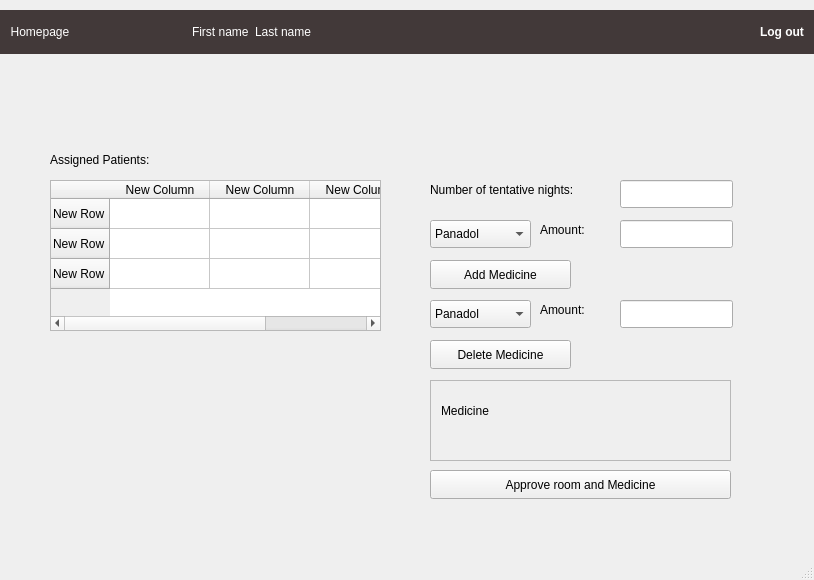
<?xml version="1.0" encoding="UTF-8"?>
<ui version="4.0">
 <class>Reception</class>
 <widget class="QMainWindow" name="Reception">
  <property name="geometry">
   <rect>
    <x>0</x>
    <y>0</y>
    <width>814</width>
    <height>580</height>
   </rect>
  </property>
  <property name="windowTitle">
   <string>MainWindow</string>
  </property>
  <widget class="QWidget" name="centralwidget">
   <widget class="QWidget" name="widget" native="true">
    <property name="geometry">
     <rect>
      <x>0</x>
      <y>10</y>
      <width>822</width>
      <height>44</height>
     </rect>
    </property>
    <property name="styleSheet">
     <string notr="true">QWidget {background-color:rgb(66, 57, 57); color:rgb(255, 255, 255);
}
</string>
    </property>
    <layout class="QGridLayout" name="gridLayout_3">
     <item row="0" column="0">
      <layout class="QGridLayout" name="gridLayout">
       <item row="0" column="3">
        <widget class="QLabel" name="label_3">
         <property name="font">
          <font>
           <bold>false</bold>
          </font>
         </property>
         <property name="text">
          <string>Last name</string>
         </property>
        </widget>
       </item>
       <item row="0" column="1">
        <spacer name="horizontalSpacer_2">
         <property name="orientation">
          <enum>Qt::Horizontal</enum>
         </property>
         <property name="sizeHint" stdset="0">
          <size>
           <width>40</width>
           <height>20</height>
          </size>
         </property>
        </spacer>
       </item>
       <item row="0" column="8">
        <widget class="QPushButton" name="pushButton_5">
         <property name="font">
          <font>
           <bold>true</bold>
          </font>
         </property>
         <property name="cursor">
          <cursorShape>PointingHandCursor</cursorShape>
         </property>
         <property name="styleSheet">
          <string notr="true">QPushButton {color: white; border-radius: 6px;min-width: 80px;}</string>
         </property>
         <property name="text">
          <string>Log out</string>
         </property>
         <property name="default">
          <bool>false</bool>
         </property>
         <property name="flat">
          <bool>true</bool>
         </property>
        </widget>
       </item>
       <item row="0" column="4">
        <spacer name="horizontalSpacer_4">
         <property name="orientation">
          <enum>Qt::Horizontal</enum>
         </property>
         <property name="sizeHint" stdset="0">
          <size>
           <width>40</width>
           <height>20</height>
          </size>
         </property>
        </spacer>
       </item>
       <item row="0" column="6">
        <spacer name="horizontalSpacer_3">
         <property name="orientation">
          <enum>Qt::Horizontal</enum>
         </property>
         <property name="sizeHint" stdset="0">
          <size>
           <width>40</width>
           <height>20</height>
          </size>
         </property>
        </spacer>
       </item>
       <item row="0" column="2">
        <widget class="QLabel" name="label_4">
         <property name="font">
          <font>
           <bold>false</bold>
          </font>
         </property>
         <property name="text">
          <string>First name</string>
         </property>
        </widget>
       </item>
       <item row="0" column="0">
        <widget class="QPushButton" name="pushButton_2">
         <property name="styleSheet">
          <string notr="true">QPushButton {color: white; border-radius: 6px;min-width: 80px;}</string>
         </property>
         <property name="text">
          <string>Homepage</string>
         </property>
         <property name="flat">
          <bool>true</bool>
         </property>
        </widget>
       </item>
       <item row="0" column="7">
        <spacer name="horizontalSpacer">
         <property name="orientation">
          <enum>Qt::Horizontal</enum>
         </property>
         <property name="sizeHint" stdset="0">
          <size>
           <width>40</width>
           <height>20</height>
          </size>
         </property>
        </spacer>
       </item>
       <item row="0" column="5">
        <spacer name="horizontalSpacer_5">
         <property name="orientation">
          <enum>Qt::Horizontal</enum>
         </property>
         <property name="sizeHint" stdset="0">
          <size>
           <width>40</width>
           <height>20</height>
          </size>
         </property>
        </spacer>
       </item>
      </layout>
     </item>
    </layout>
   </widget>
   <widget class="QTableWidget" name="tableWidget">
    <property name="geometry">
     <rect>
      <x>50</x>
      <y>180</y>
      <width>331</width>
      <height>151</height>
     </rect>
    </property>
    <row>
     <property name="text">
      <string>New Row</string>
     </property>
    </row>
    <row>
     <property name="text">
      <string>New Row</string>
     </property>
    </row>
    <row>
     <property name="text">
      <string>New Row</string>
     </property>
    </row>
    <column>
     <property name="text">
      <string>New Column</string>
     </property>
    </column>
    <column>
     <property name="text">
      <string>New Column</string>
     </property>
    </column>
    <column>
     <property name="text">
      <string>New Column</string>
     </property>
    </column>
   </widget>
   <widget class="QPushButton" name="pushButton">
    <property name="geometry">
     <rect>
      <x>430</x>
      <y>470</y>
      <width>301</width>
      <height>29</height>
     </rect>
    </property>
    <property name="text">
     <string>Approve room and Medicine</string>
    </property>
   </widget>
   <widget class="QLabel" name="label">
    <property name="geometry">
     <rect>
      <x>430</x>
      <y>180</y>
      <width>201</width>
      <height>20</height>
     </rect>
    </property>
    <property name="text">
     <string>Number of tentative nights:</string>
    </property>
   </widget>
   <widget class="QLineEdit" name="lineEdit">
    <property name="geometry">
     <rect>
      <x>620</x>
      <y>180</y>
      <width>113</width>
      <height>28</height>
     </rect>
    </property>
   </widget>
   <widget class="QComboBox" name="comboBox">
    <property name="geometry">
     <rect>
      <x>430</x>
      <y>300</y>
      <width>101</width>
      <height>28</height>
     </rect>
    </property>
    <item>
     <property name="text">
      <string>Panadol</string>
     </property>
    </item>
    <item>
     <property name="text">
      <string>Adol</string>
     </property>
    </item>
    <item>
     <property name="text">
      <string>Brufen</string>
     </property>
    </item>
    <item>
     <property name="text">
      <string>Streplis</string>
     </property>
    </item>
    <item>
     <property name="text">
      <string>Zetrec</string>
     </property>
    </item>
   </widget>
   <widget class="QLineEdit" name="lineEdit_2">
    <property name="geometry">
     <rect>
      <x>620</x>
      <y>300</y>
      <width>113</width>
      <height>28</height>
     </rect>
    </property>
   </widget>
   <widget class="QLabel" name="label_2">
    <property name="geometry">
     <rect>
      <x>540</x>
      <y>300</y>
      <width>71</width>
      <height>20</height>
     </rect>
    </property>
    <property name="text">
     <string>Amount:</string>
    </property>
   </widget>
   <widget class="QScrollArea" name="scrollArea">
    <property name="geometry">
     <rect>
      <x>430</x>
      <y>380</y>
      <width>301</width>
      <height>81</height>
     </rect>
    </property>
    <property name="widgetResizable">
     <bool>true</bool>
    </property>
    <widget class="QWidget" name="scrollAreaWidgetContents">
     <property name="geometry">
      <rect>
       <x>0</x>
       <y>0</y>
       <width>299</width>
       <height>79</height>
      </rect>
     </property>
     <widget class="QLabel" name="label_5">
      <property name="geometry">
       <rect>
        <x>10</x>
        <y>20</y>
        <width>71</width>
        <height>20</height>
       </rect>
      </property>
      <property name="text">
       <string>Medicine</string>
      </property>
     </widget>
    </widget>
   </widget>
   <widget class="QPushButton" name="pushButton_3">
    <property name="geometry">
     <rect>
      <x>430</x>
      <y>260</y>
      <width>141</width>
      <height>29</height>
     </rect>
    </property>
    <property name="text">
     <string>Add Medicine</string>
    </property>
   </widget>
   <widget class="QPushButton" name="pushButton_6">
    <property name="geometry">
     <rect>
      <x>430</x>
      <y>340</y>
      <width>141</width>
      <height>29</height>
     </rect>
    </property>
    <property name="text">
     <string>Delete Medicine</string>
    </property>
   </widget>
   <widget class="QLineEdit" name="lineEdit_3">
    <property name="geometry">
     <rect>
      <x>620</x>
      <y>220</y>
      <width>113</width>
      <height>28</height>
     </rect>
    </property>
   </widget>
   <widget class="QLabel" name="label_6">
    <property name="geometry">
     <rect>
      <x>540</x>
      <y>220</y>
      <width>71</width>
      <height>20</height>
     </rect>
    </property>
    <property name="text">
     <string>Amount:</string>
    </property>
   </widget>
   <widget class="QComboBox" name="comboBox_2">
    <property name="geometry">
     <rect>
      <x>430</x>
      <y>220</y>
      <width>101</width>
      <height>28</height>
     </rect>
    </property>
    <item>
     <property name="text">
      <string>Panadol</string>
     </property>
    </item>
    <item>
     <property name="text">
      <string>Adol</string>
     </property>
    </item>
    <item>
     <property name="text">
      <string>Brufen</string>
     </property>
    </item>
    <item>
     <property name="text">
      <string>Streplis</string>
     </property>
    </item>
    <item>
     <property name="text">
      <string>Zetrec</string>
     </property>
    </item>
   </widget>
   <widget class="QLabel" name="label_7">
    <property name="geometry">
     <rect>
      <x>50</x>
      <y>150</y>
      <width>151</width>
      <height>20</height>
     </rect>
    </property>
    <property name="text">
     <string>Assigned Patients:</string>
    </property>
   </widget>
  </widget>
  <widget class="QMenuBar" name="menubar">
   <property name="geometry">
    <rect>
     <x>0</x>
     <y>0</y>
     <width>814</width>
     <height>25</height>
    </rect>
   </property>
  </widget>
  <widget class="QStatusBar" name="statusbar"/>
 </widget>
 <resources/>
 <connections/>
</ui>
